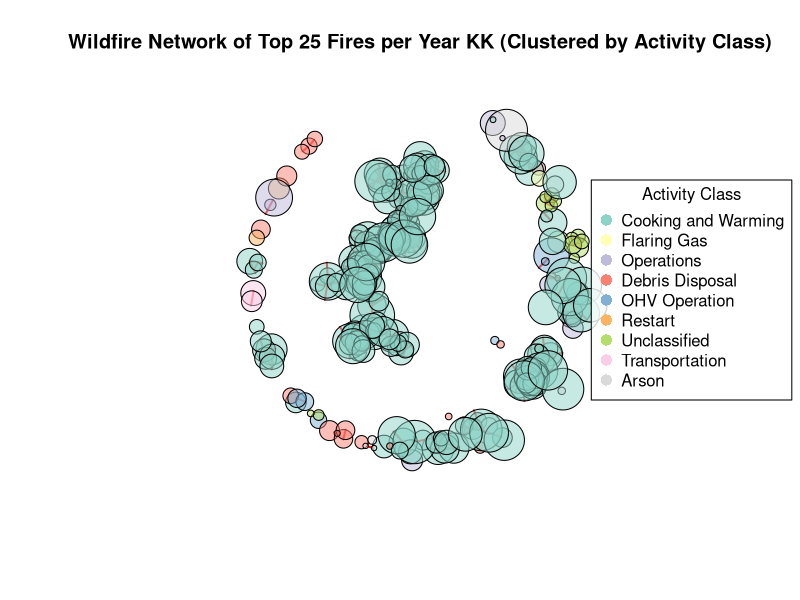
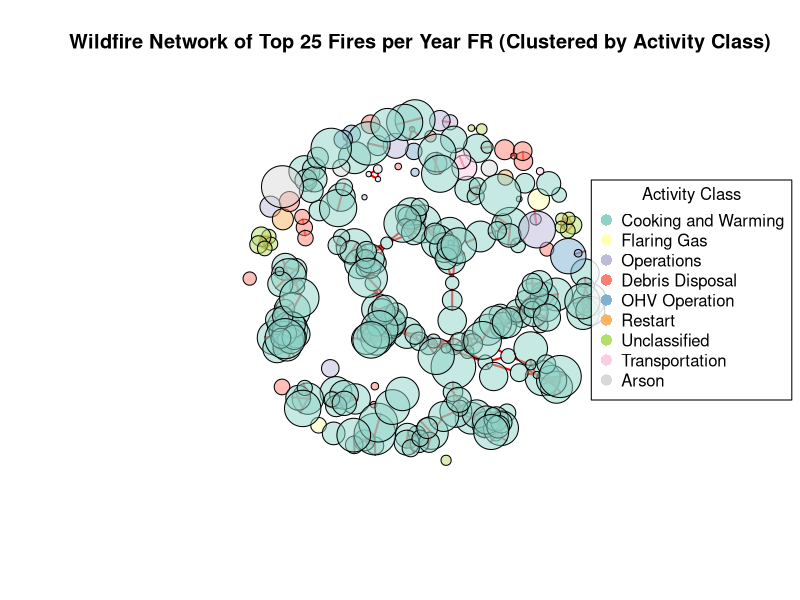

Write R code to recreate these figures, in order. (Note: this script raises an error after producing the figures.)
## ---- chunk 1
# Load necessary libraries
library(dplyr)
library(igraph)
library(geosphere)
library(ggplot2)
library(sf)
library(RColorBrewer)
library(viridis)

wildfire_data <- read.csv("data_clean.csv")

# Filter top 100 fires per year based on `current_size`
top_fires <- wildfire_data %>%
  group_by(fire_year) %>%
  arrange(desc(current_size)) %>%
  slice_head(n = 25) %>%
  ungroup()

# Create a unique identifier by combining `fire_year` and `fire_number`
top_fires <- top_fires %>%
  mutate(unique_id = paste(fire_year, fire_number, sep = "_"))

# Prepare nodes (distinct fires with geographical coordinates)
nodes <- top_fires %>%
  select(unique_id, fire_location_latitude, fire_location_longitude, current_size, fire_year, activity_class) %>%
  distinct()

# Define edges based on geographical proximity within each year
max_distance <- 50000  # Set max distance to 20 km for connecting fires
# Define edges based on geographical proximity within each `activity_class`
edges <- data.frame(from = character(), to = character(), stringsAsFactors = FALSE)

# Loop to create edges within each `activity_class` group based on proximity
for (class in unique(top_fires$activity_class)) {
  # Filter data for the current activity class and remove rows with missing coordinates
  class_data <- top_fires %>%
    filter(activity_class == class) %>%
    filter(!is.na(fire_location_latitude) & !is.na(fire_location_longitude))
  
  # Skip if no rows remain after filtering
  if (nrow(class_data) < 2) {
    next  # Skip this iteration if there aren’t enough points to form edges
  }
  
  # Nested loop to calculate distances and create edges
  for (i in 1:(nrow(class_data) - 1)) {
    for (j in (i + 1):nrow(class_data)) {
      # Extract the coordinates as pairs
      coord_i <- c(class_data$fire_location_longitude[i], class_data$fire_location_latitude[i])
      coord_j <- c(class_data$fire_location_longitude[j], class_data$fire_location_latitude[j])
      
      # Check if coordinates are valid pairs of length 2
      if (length(coord_i) == 2 && length(coord_j) == 2) {
        # Calculate distance between points
        dist <- distHaversine(coord_i, coord_j)
        
        # Add edge if distance is within the maximum allowed distance
        if (!is.na(dist) && dist <= max_distance) {
          edges <- rbind(edges, data.frame(from = class_data$unique_id[i], to = class_data$unique_id[j]))
        }
      }
    }
  }
}


# Filter edges to ensure IDs are in nodes
edges <- edges %>%
  filter(from %in% nodes$unique_id & to %in% nodes$unique_id)

# Create the graph from edges and nodes
g <- graph_from_data_frame(d = edges, vertices = nodes, directed = FALSE)

V(g)$activity_class <- nodes$activity_class

# Map `activity_class` to colors
activity_classes <- unique(nodes$activity_class)
color_palette <- brewer.pal(n = length(activity_classes), name = "Set3")  # Customize with any color palette you prefer
activity_colors <- setNames(color_palette, activity_classes)  # Map each activity_class to a color


# Apply colors to nodes based on `activity_class`
V(g)$color <- activity_colors[V(g)$activity_class]

# Node sizes based on `current_size`
V(g)$size <- log(nodes$current_size + 1) * 2

# Adjust node colors for transparency
node_colors <- adjustcolor(V(g)$color, alpha.f = 0.5)  # 70% opacity

# Adjust edge color for transparency
edge_color <- adjustcolor("red", alpha.f = 1) 

# Plot the network with Kamada-Kawai layout
layout_kk <- layout_with_kk(g)
plot(g,
     layout = layout_kk,
     vertex.size = V(g)$size,
     vertex.color = node_colors,  # Transparent node colors
     vertex.label = NA,
     edge.color = edge_color,      # Transparent edge color
     edge.width = 2,
     main = "Wildfire Network of Top 25 Fires per Year KK (Clustered by Activity Class)")

legend("right", 
       legend = names(activity_colors),
       col = activity_colors,
       pch = 16,
       pt.cex = 1.5,   # Increase point size in legend for visibility
       title = "Activity Class",
       xpd = TRUE,                
       inset = -0.05,
       bg = adjustcolor("white", alpha.f = 0.8))  # Transparent legend background

layout_fr <- layout_with_fr(g)
plot(g,
     layout = layout_fr,
     vertex.size = V(g)$size,
     vertex.color = node_colors,
     vertex.label = NA,
     edge.color = edge_color,
     edge.width = 2,   # Keep a higher width for better visibility
     main = "Wildfire Network of Top 25 Fires per Year FR (Clustered by Activity Class)")

legend("right", 
       legend = names(activity_colors),
       col = activity_colors,
       pch = 16,
       pt.cex = 1.5,   # Increase point size in legend for visibility
       title = "Activity Class",
       xpd = TRUE,                
       inset = -0.05,
       bg = adjustcolor("white", alpha.f = 0.8))  # Transparent legend background

cat("Number of edges in graph:", ecount(g), "\n")
cat("Number of vertices in graph:", vcount(g), "\n")
## ---- chunk 2
# Fixed bounding box for Canada
register_stadiamaps("59b82ef6-c67a-4d54-ac10-301e0edb43e4", write = TRUE)

bbox <- c(left = -140, bottom = 40, right = -50, top = 85)  # Covers Canada

# Convert nodes data to an sf object for spatial plotting
nodes_sf <- st_as_sf(nodes, coords = c("fire_location_longitude", "fire_location_latitude"), crs = 4326)

# Reproject to Web Mercator (EPSG:3857) to match Stamen map tiles
nodes_sf <- st_transform(nodes_sf, crs = 3857)

# Loop to create a map for each year
years <- unique(top_fires$fire_year)

for (year in years) {
  yearly_data <- nodes_sf %>% filter(fire_year == year)
  
  # Get a background map centered on Canada
map_base <- get_stadiamap(
    bbox = bbox,   # Use bounding box for each year's data
    zoom = 4,      # Adjust zoom level if needed
    maptype = "outdoors"  # Options: "outdoors", "alidade_smooth_dark"
  )

  # Plot the map with wildfire clusters overlaid
  ggmap(map_base) +
    geom_sf(data = yearly_data, aes(color = as.factor(cluster), size = log(current_size + 1)), inherit.aes = FALSE) +
    scale_color_viridis_d(option = "plasma") +
    labs(title = paste("Wildfire Locations and Clusters for Year:", year),
         color = "Cluster") +
    theme_minimal() +
    theme(legend.position = "bottom") +
    scale_size(range = c(2, 6))
}
## ---- chunk 3
# Data Analysis on the given data 
Degree_centrality <- degree(g)
Closeness_centrality <- closeness(g)
Betweenness_centrality <- betweenness(g)
Eigenvector_centrality <- evcent(g)$vector
Clustering_coefficient <- transitivity(g, type = "local")

# Combine centrality measures into a data frame
centrality_measures <- data.frame(
  node = V(g)$name,
  degree = Degree_centrality,
  closeness = Closeness_centrality,
  betweenness = Betweenness_centrality,
  eigenvector = Eigenvector_centrality,
  clustering = Clustering_coefficient
)

summary(centrality_measures)

# Top 5 nodes by degree centrality
top_degree <- centrality_measures[order(-centrality_measures$degree), ]
head(top_degree, 5)

# Top 5 nodes by closeness centrality
top_closeness <- centrality_measures[order(-centrality_measures$closeness), ]
head(top_closeness, 5)

# Top 5 nodes by betweenness centrality
top_betweenness <- centrality_measures[order(-centrality_measures$betweenness), ]
head(top_betweenness, 5)

# Top 5 nodes by eigenvector centrality
top_eigenvector <- centrality_measures[order(-centrality_measures$eigenvector), ]
head(top_eigenvector, 5)

# Top 5 nodes by clustering coefficient
top_clustering <- centrality_measures[order(-centrality_measures$clustering), ]
head(top_clustering, 5)

# Calculate network density
network_density <- edge_density(g)
cat("\nNetwork Density:", network_density)
## ---- chunk 4
# 1. Visualize Degree Centrality Distribution
degree_centrality_df <- data.frame(node = names(Degree_centrality), degree = Degree_centrality)
ggplot(degree_centrality_df, aes(x = degree)) +
  geom_histogram(bins = 30, fill = "skyblue", color = "black") +
  labs(title = "Degree Centrality Distribution", x = "Degree Centrality", y = "Frequency")

# 2. Visualize Closeness Centrality Distribution
closeness_centrality_df <- data.frame(node = names(Closeness_centrality), closeness = Closeness_centrality)
ggplot(closeness_centrality_df, aes(x = closeness)) +
  geom_histogram(bins = 30, fill = "salmon", color = "black") +
  labs(title = "Closeness Centrality Distribution", x = "Closeness Centrality", y = "Frequency")

# 3. Visualize Betweenness Centrality Distribution
betweenness_centrality_df <- data.frame(node = names(Betweenness_centrality), betweenness = Betweenness_centrality)
ggplot(betweenness_centrality_df, aes(x = betweenness)) +
  geom_histogram(bins = 30, fill = "lightgreen", color = "black") +
  labs(title = "Betweenness Centrality Distribution", x = "Betweenness Centrality", y = "Frequency")

# 4. Visualize Eigenvector Centrality Distribution
eigenvector_centrality_df <- data.frame(node = names(Eigenvector_centrality), eigenvector = Eigenvector_centrality)
ggplot(eigenvector_centrality_df, aes(x = eigenvector)) +
  geom_histogram(bins = 30, fill = "purple", color = "black") +
  labs(title = "Eigenvector Centrality Distribution", x = "Eigenvector Centrality", y = "Frequency")

# 5. Community Detection and Visualization
# Detect communities using a community detection algorithm (Louvain)
communities <- cluster_louvain(g)
V(g)$community <- membership(communities)

# Count the total number of communities
total_communities <- length(unique(V(g)$community))
print(paste("Total number of communities:", total_communities))

# Identify the largest community and its size
community_sizes <- sizes(communities)
largest_community <- which.max(community_sizes)
largest_community_size <- community_sizes[largest_community]
print(paste("Size of the largest community:", largest_community_size))

# Plot the network with nodes
set.seed(42)  # For reproducible layout
par(mar = c(1, 1, 1, 1))
plot(g, 
     vertex.color = adjustcolor(V(g)$color, alpha.f = 0.5),
     vertex.size = V(g)$size,
     vertex.label = NA,
     edge.width = 1.5,
     edge.color = adjustcolor("red"),
     main = "Wildfire Network with Communities Highlighted")
